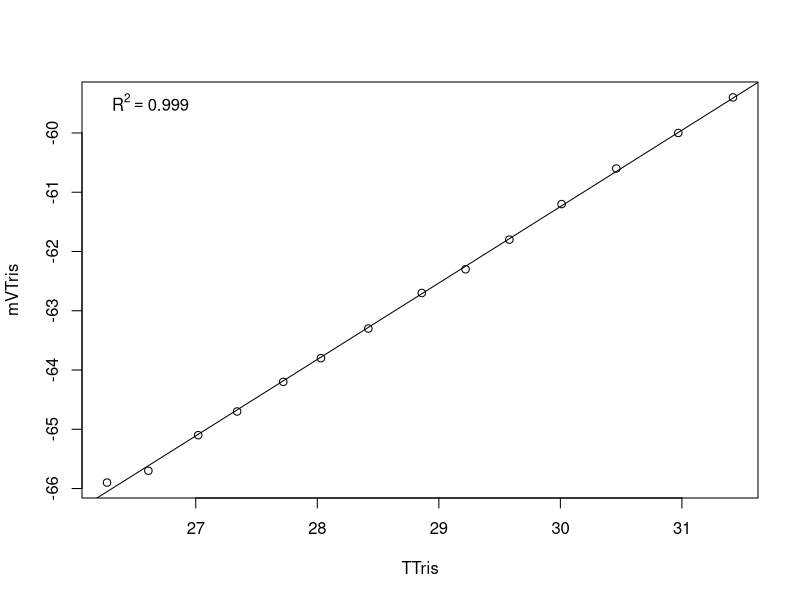

Reproduce this figure in R.
setwd("~/MyProjects/HIMB_Bleaching_2018/pH_Calibration_Files/") #set working directory

Calib.Data <-read.table("20180808.csv", header=TRUE, sep=",", na.string="NA", as.is=TRUE) #reads in the data files
model <-lm(mVTris ~ TTris, data=Calib.Data) #runs a linear regression of mV as a function of temperature
coe <- coef(model) #extracts the coeffecients
R2<-summary(model)$r.squared
plot(mVTris ~ TTris, data=Calib.Data)
abline(lm(mVTris ~ TTris, data=Calib.Data))
legend('topleft', legend = bquote(R^2 == .(format(R2, digits = 3))), bty='n')
